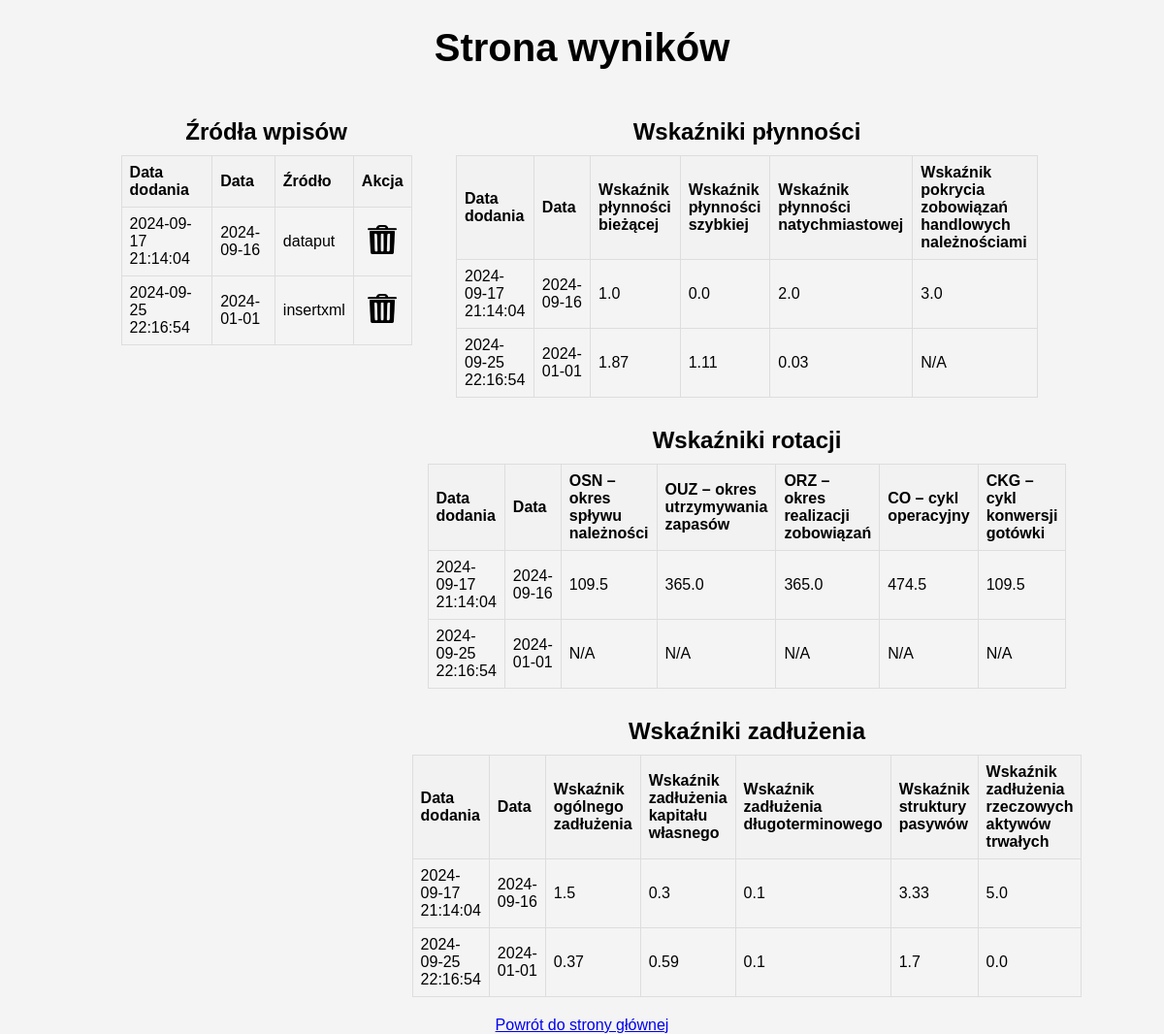
The page /results (signed in) on the database its author committed.
### models.py (models this page shows, shortened)
class DataEntry(db.Model):
    id = db.Column(db.Integer, primary_key=True)
    user_id = db.Column(db.Integer, db.ForeignKey('user.id'), nullable=False)  # Dodane pole
    date = db.Column(db.Date, nullable=False)
    total_assets = db.Column(db.Float, nullable=False)
    fixed_assets = db.Column(db.Float, nullable=False)
    current_assets = db.Column(db.Float, nullable=False)
    short_term_receivables = db.Column(db.Float, nullable=False)
    cash_and_equivalents = db.Column(db.Float, nullable=False)
    inventory = db.Column(db.Float, nullable=False)
    short_term_liabilities = db.Column(db.Float, nullable=False)
    long_term_liabilities = db.Column(db.Float, nullable=False)
    trade_payables = db.Column(db.Float, nullable=False)
    equity = db.Column(db.Float, nullable=False)
    net_revenues = db.Column(db.Float, nullable=False)  # Dodane pole
    operating_costs = db.Column(db.Float, nullable=False)  # Dodane pole
    submit_date = db.Column(db.DateTime, default=datetime.utcnow)  # Dodana kolumna
    source = db.Column(db.String(20), nullable=False)  # Dodane pole

### routes/main_routes.py (the view)
@main.route("/results")
def results():
    entries = DataEntry.query.filter_by(user_id=session["user_id"]).order_by(DataEntry.submit_date.asc()).all()
    results = []
    for entry in entries:
        osn = (entry.short_term_receivables / entry.net_revenues * 365) if entry.net_revenues != 0 else None
        ouz = (entry.inventory / entry.operating_costs * 365) if entry.operating_costs != 0 else None
        orz = (entry.short_term_liabilities / entry.operating_costs * 365) if entry.operating_costs != 0 else None
        co = osn + ouz if osn is not None and ouz is not None else None
        ckg = co - orz if co is not None and orz is not None else None
        results.append({
            'submit_date': entry.submit_date,
            'date': entry.date,
            'liquidity_current': entry.current_assets / entry.short_term_liabilities if entry.short_term_liabilities != 0 else None,
            'liquidity_quick': (entry.current_assets - entry.inventory) / entry.short_term_liabilities if entry.short_term_liabilities != 0 else None,
            'liquidity_immediate': entry.cash_and_equivalents / entry.short_term_liabilities if entry.short_term_liabilities != 0 else None,
            'coverage_payables': entry.short_term_receivables / entry.trade_payables if entry.trade_payables != 0 else None,
            'osn': osn,
            'ouz': ouz,
            'orz': orz,
            'co': co,
            'ckg': ckg,
            'debt_ratio': (entry.short_term_liabilities + entry.long_term_liabilities) / entry.total_assets if entry.total_assets != 0 else None,
            'debt_equity_ratio': (entry.short_term_liabilities + entry.long_term_liabilities) / entry.equity if entry.equity != 0 else None,
            'long_term_debt_ratio': entry.long_term_liabilities / entry.equity if entry.equity != 0 else None,
            'liability_structure_ratio': entry.equity / (entry.short_term_liabilities + entry.long_term_liabilities) if (entry.short_term_liabilities + entry.long_term_liabilities) != 0 else None,
            'fixed_assets_debt_ratio': entry.fixed_assets / entry.long_term_liabilities if entry.long_term_liabilities != 0 else None,
            'source': entry.source
        })
    return render_template('results.html', results=results, entries=entries)

### templates/results.html (shortened to what this page needs)
<!DOCTYPE html>
<html lang="pl">
<head>
</head>
<body>
    <h1>Strona wyników</h1>
    <div class="container">
        <div class="source-table">
            <table>
                <caption>Źródła wpisów</caption>
                <thead>
                    <tr>
                        <th>Data dodania</th>
                        <th>Data</th>
                        <th>Źródło</th>
                        <th>Akcja</th>
                    </tr>
                </thead>
                <tbody>
                    {% for entry in entries %}
                    <tr>
                        <td>{{ entry.submit_date.strftime('%Y-%m-%d %H:%M:%S') }}</td>
                        <td>{{ entry.date.strftime('%Y-%m-%d') }}</td>
                        <td>{{ entry.source }}</td>
                        <td>
                            <form action="{{ url_for('main.delete_entry', entry_id=entry.id) }}" method="post" style="display:inline;">
                                <button type="submit" style="border: none; background: none;">
                                    <img src="{{ url_for('static', filename='images/bin.png') }}" alt="Delete" class="delete-icon">
                                </button>
                            </form>
                        </td>
                    </tr>
                    {% endfor %}
                </tbody>
            </table>
        </div>
        <div class="tables">
            <table>
                <caption>Wskaźniki płynności</caption>
                <thead>
                    <tr>
                        <th>Data dodania</th>
                        <th>Data</th>
                        <th>Wskaźnik płynności bieżącej</th>
                        <th>Wskaźnik płynności szybkiej</th>
                        <th>Wskaźnik płynności natychmiastowej</th>
                        <th>Wskaźnik pokrycia zobowiązań handlowych należnościami</th>
                    </tr>
                </thead>
                <tbody>
                    {% for result in results %}
                    <tr>
                        <td>{{ result.submit_date.strftime('%Y-%m-%d %H:%M:%S') }}</td>
                        <td>{{ result.date.strftime('%Y-%m-%d') }}</td>
                        <td>{{ result.liquidity_current | round(2) if result.liquidity_current is not none else 'N/A' }}</td>
                        <td>{{ result.liquidity_quick | round(2) if result.liquidity_quick is not none else 'N/A' }}</td>
                        <td>{{ result.liquidity_immediate | round(2) if result.liquidity_immediate is not none else 'N/A' }}</td>
                        <td>{{ result.coverage_payables | round(2) if result.coverage_payables is not none else 'N/A' }}</td>
                    </tr>
                    {% endfor %}
                </tbody>
            </table>
            <table>
                <caption>Wskaźniki rotacji</caption>
                <thead>
                    <tr>
                        <th>Data dodania</th>
                        <th>Data</th>
                        <th>OSN – okres spływu należności</th>
                        <th>OUZ – okres utrzymywania zapasów</th>
                        <th>ORZ – okres realizacji zobowiązań</th>
                        <th>CO – cykl operacyjny</th>
                        <th>CKG – cykl konwersji gotówki</th>
                    </tr>
                </thead>
                <tbody>
                    {% for result in results %}
                    <tr>
                        <td>{{ result.submit_date.strftime('%Y-%m-%d %H:%M:%S') }}</td>
                        <td>{{ result.date.strftime('%Y-%m-%d') }}</td>
                        <td>{{ result.osn | round(2) if result.osn is not none else 'N/A' }}</td>
                        <td>{{ result.ouz | round(2) if result.ouz is not none else 'N/A' }}</td>
                        <td>{{ result.orz | round(2) if result.orz is not none else 'N/A' }}</td>
                        <td>{{ result.co | round(2) if result.co is not none else 'N/A' }}</td>
                        <td>{{ result.ckg | round(2) if result.ckg is not none else 'N/A' }}</td>
                    </tr>
                    {% endfor %}
                </tbody>
            </table>
            <table>
                <caption>Wskaźniki zadłużenia</caption>
                <thead>
                    <tr>
                        <th>Data dodania</th>
                        <th>Data</th>
                        <th>Wskaźnik ogólnego zadłużenia</th>
                        <th>Wskaźnik zadłużenia kapitału własnego</th>
                        <th>Wskaźnik zadłużenia długoterminowego</th>
                        <th>Wskaźnik struktury pasywów</th>
                        <th>Wskaźnik zadłużenia rzeczowych aktywów trwałych</th>
                    </tr>
                </thead>
                <tbody>
                    {% for result in results %}
                    <tr>
                        <td>{{ result.submit_date.strftime('%Y-%m-%d %H:%M:%S') }}</td>
                        <td>{{ result.date.strftime('%Y-%m-%d') }}</td>
                        <td>{{ result.debt_ratio | round(2) if result.debt_ratio is not none else 'N/A' }}</td>
                        <td>{{ result.debt_equity_ratio | round(2) if result.debt_equity_ratio is not none else 'N/A' }}</td>
                        <td>{{ result.long_term_debt_ratio | round(2) if result.long_term_debt_ratio is not none else 'N/A' }}</td>
                        <td>{{ result.liability_structure_ratio | round(2) if result.liability_structure_ratio is not none else 'N/A' }}</td>
                        <td>{{ result.fixed_assets_debt_ratio | round(2) if result.fixed_assets_debt_ratio is not none else 'N/A' }}</td>
                    </tr>
                    {% endfor %}
                </tbody>
            </table>
        </div>
    </div>
    <a href="{{ url_for('main.index') }}">Powrót do strony głównej</a>
</body>
</html>

### templates/results.html (style rules this page uses)
body { font-family: Arial, sans-serif; text-align: center; margin: 0; padding: 0; background-color: #f4f4f4; }
.container { max-width: 1200px; margin: 0 auto; padding: 20px; display: flex; justify-content: center; align-items: flex-start; }
h1 { font-size: 2.5em; margin-bottom: 20px; width: 100%; }
.tables { display: flex; flex-direction: column; align-items: center; gap: 20px; }
table { width: 100%; max-width: 600px; border-collapse: collapse; text-align: left; }
th, td { border: 1px solid #ddd; padding: 8px; }
th { background-color: #f2f2f2; }
caption { font-size: 1.5em; margin: 10px 0; font-weight: bold; }
.source-table { margin-left: 40px; max-width: 300px; }
.delete-icon { width: 30px; height: 30px; cursor: pointer; }

### rows shown on the page
DataEntry: submit_date "2024-09-17 21:14:04", date "2024-09-16", source "dataput", liquidity_current "1.0", liquidity_quick "0.0", liquidity_immediate "2.0", coverage_payables "3.0", osn "109.5", ouz "365.0", orz "365.0", co "474.5", ckg "109.5", debt_ratio "1.5", debt_equity_ratio "0.3", long_term_debt_ratio "0.1", liability_structure_ratio "3.33", fixed_assets_debt_ratio "5.0"
DataEntry: submit_date "2024-09-25 22:16:54", date "2024-01-01", source "insertxml", liquidity_current "1.87", liquidity_quick "1.11", liquidity_immediate "0.03", coverage_payables "N/A", osn "N/A", ouz "N/A", orz "N/A", co "N/A", ckg "N/A", debt_ratio "0.37", debt_equity_ratio "0.59", long_term_debt_ratio "0.1", liability_structure_ratio "1.7", fixed_assets_debt_ratio "0.0"
